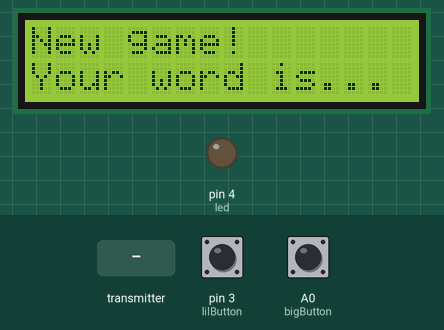
Recording of a sketch running on a simulated Arduino Uno, built with avr-gcc and run on an emulated ATmega328P. Shown: 16×2 character LCD, output pins drawn as LEDs (lit = HIGH). Inputs (shaded band) come from the test bench; at power-on: pin 3 (lilButton) HIGH, A0 (bigButton) HIGH. Random numbers use the default seed unless the sketch sets one; no radio packets arrive unless stated.

Above: at 5.2 s.
5.3 s: the transmitter starts sending text.0 = 0
At 8.2 s:
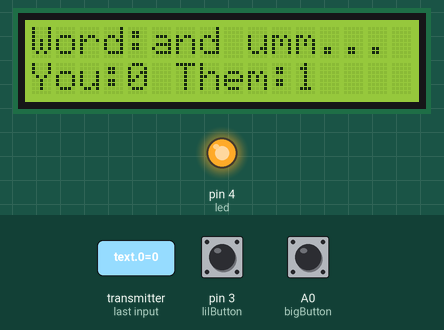
8.3 s: pin 3 (lilButton) pulled LOW for 1 s
At 9.5 s:
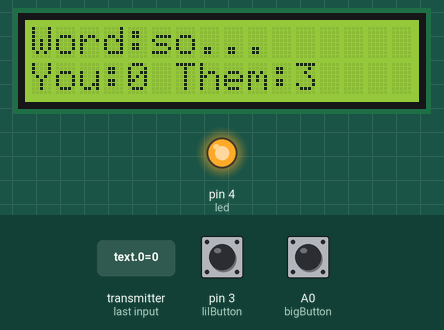
12.3 s: pin 3 (lilButton) driven LOW
15.3 s: A0 (bigButton) pulled LOW for 3.2 s
At 18.0 s:
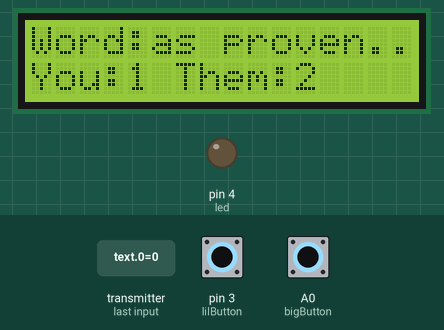
20.0 s: pin 3 (lilButton) driven HIGH
23.0 s: A0 (bigButton) pulled LOW for 3.2 s
At 26.5 s:
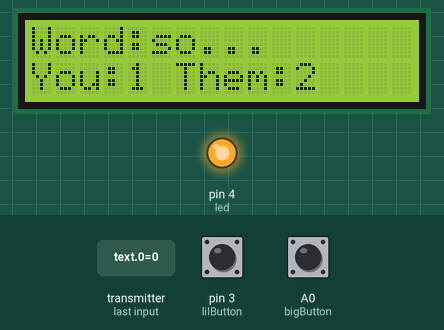
Timing chart, 0 to 53.4 s (numbered marks = the images above; inputs shaded):
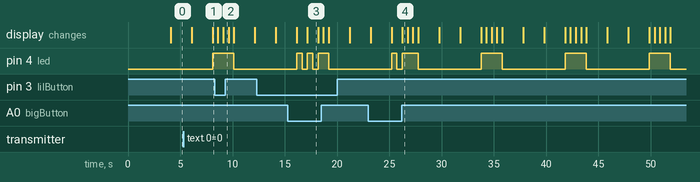

Measured:
- after the input at 5.3 s, pin 4 (led): LOW → HIGH after 2.8 s
- what the display in image 3 shows lasts 1.0 s, from 17.2 s to 18.2 s
- what the display in image 4 shows lasts 0.6 s, from 26.2 s to 26.8 s

The sketch:

word_nerd_2.ino
```cpp
//WORD NERD
//PLAYER 2 (Red + Blue LEDs)
#include "nRF24L01.h"
#include "RF24.h"
#include "SPI.h"
#include <LiquidCrystal.h>

const int rs = A5, en = A4, d4 = 5, d5 = 6, d6 = 7, d7 = 8; //pins for LCD screen wiring
LiquidCrystal lcd(rs, en, d4, d5, d6, d7);

int count = 0; //number of words identified, starts with 0
int theirScore = 0; //other player's score
bool keepPlaying = true;
bool youWin = false;
bool youLose = false;
bool firstTurn = true;
int text[1] = {};
int wordIndex = 0;
String myWord;
const int bigButton = A0; //big yellow button you gotta press
const int lilButton = 3; //small button used to switch words
const int led = 4;

const int winNumber = 5; //Number of words you need to get to win, SET HERE!

//DECLARE WORD DICTIONARIES HERE! currently one sample dictionary included
//Will add option to choose category before gameplay (i.e select dictionary)
char *wordList [] = {"right?", "and umm...", "clearly", "however", "as proven...", "so..."};
int lenWordList = 6; //set value for length of word list

RF24 radio(9,10); //start radio
byte addresses[][6] = {"1Node", "2Node"}; //address list for pipes

//SETUP LOOP
void setup(void) {
  pinMode(bigButton, INPUT_PULLUP);//button to press when you hear a word
  pinMode(lilButton, INPUT_PULLUP);//button to press for switching words
  pinMode(led, OUTPUT); //LED lights up when your opponent gets a word

  radio.begin();
  radio.enableAckPayload();
  radio.enableDynamicPayloads();//not sure if either of these lines are necessary...
  radio.openWritingPipe(addresses[1]); //Get NRF24L01 ready to transmit
  radio.openReadingPipe(1, addresses[0]);
  radio.startListening();

  Serial.begin(9600);

  //intro message
  lcd.begin(16,2);
  lcd.clear();
  lcd.setCursor(0,0);
  lcd.print("Hello world,");
  lcd.setCursor(0,1);
  lcd.print("Goodbye boredom");
  delay(4000);
}

void loop(void) {
  count = 0;
  theirScore = 0;
  lcd.clear();
  lcd.setCursor(0,0);
  lcd.print("New game!");
  lcd.setCursor(0,1);
  lcd.print("Your word is...");
  delay(2000);
  lcd.clear();
  lcd.setCursor(0,0);
  wordIndex = random(0, lenWordList);
  myWord = wordList[wordIndex];
  lcd.print(myWord);
  delay(2000);
  lcd.clear();
  lcd.setCursor(0,0);
  lcd.print("Word:" + myWord);
  lcd.setCursor(0,1);
  lcd.print("You: ");
  lcd.print(count);
  lcd.print(" Them: ");
  lcd.print(theirScore);
  keepPlaying = true;

  while (keepPlaying) {
    if (radio.available()) { //sends their score
      int text[1] = {};
      radio.read(&text, sizeof(text));
      theirScore = theirScore + 1;
      if (theirScore == winNumber) //if opponent has reached winning number, they won!
      {
        lcd.clear();
        lcd.setCursor(0,0);
        lcd.print("You lost!");
        delay(2000);
        keepPlaying = false;
      }
      else { //update score display
        digitalWrite(led, HIGH);
        lcd.clear();
        lcd.setCursor(0,0);
        lcd.print("Word:" + myWord);
        lcd.setCursor(0,1);
        lcd.print("You:");
        lcd.print(count);
        lcd.print(" Them:");
        lcd.print(theirScore);
        delay(500);
        digitalWrite(led, LOW);
      }
    }
    if (digitalRead(bigButton) == LOW) { //if big button pressed, you got a word!
      delay(500);
      count = count + 1;
      if (count == winNumber) {
        lcd.clear();
        lcd.setCursor(0,0);
        lcd.println("Congrats winner!");
        delay(3000);
        keepPlaying = false;
      }
      else {
        lcd.clear();
        lcd.setCursor(0,0);
        lcd.print("Word:" + myWord);
        lcd.setCursor(0,1);
        lcd.print("You:");
        lcd.print(count);
        lcd.print(" Them: ");
        lcd.print(theirScore);
      }
      radio.stopListening(); //send your score to the opponent
      int text[1] = {count};
      radio.write(text[0], 1);
      radio.startListening();
    }
    if (digitalRead(lilButton) == LOW) { //switch word option here
      wordIndex = random(0, lenWordList);
      myWord = wordList[wordIndex];
      lcd.clear();
      lcd.setCursor(0,0);
      lcd.print("Word:" + myWord);
      lcd.setCursor(0,1);
      lcd.print("You:");
      lcd.print(count);
      lcd.print(" Them: ");
      lcd.print(theirScore);
    }
  }
}
```
